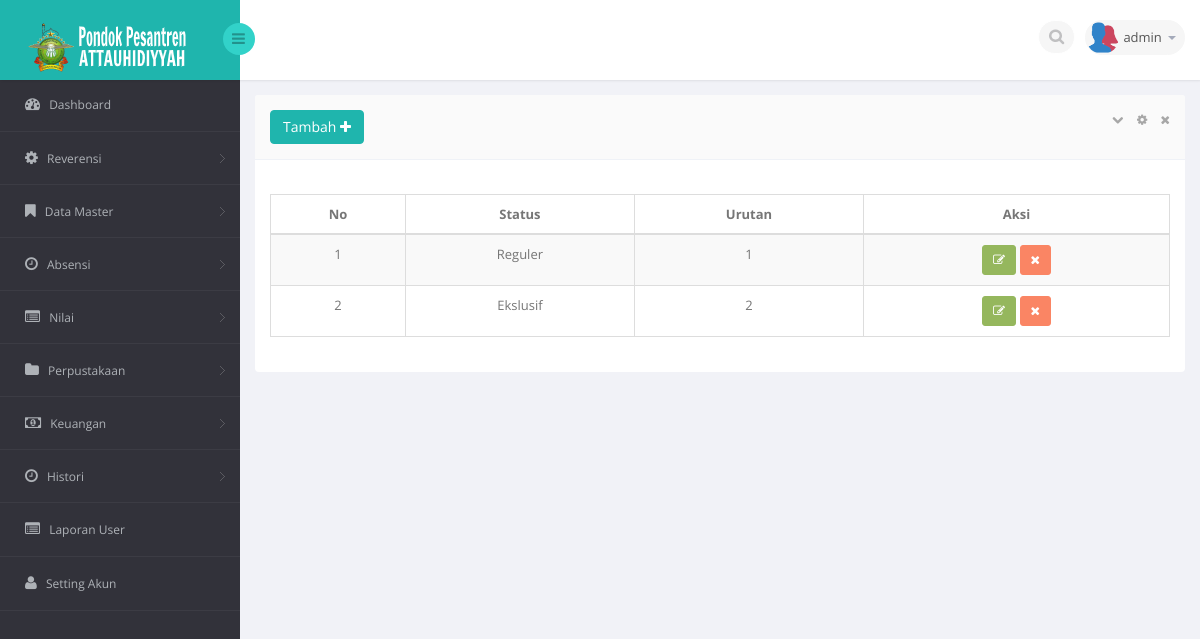
Page /med.php?mod=statusiswa (signed in) on the committed database.
### tables this page shows
CREATE TABLE IF NOT EXISTS `user` (
`id` int(11) NOT NULL,
  `id_user` varchar(50) NOT NULL,
  `id_sekolah` int(11) NOT NULL,
  `nama` varchar(45) NOT NULL,
  `username` varchar(20) NOT NULL,
  `password` varchar(50) NOT NULL,
  `level` varchar(20) NOT NULL,
  `last_login` datetime NOT NULL,
  `akses_master` text NOT NULL
);

CREATE TABLE IF NOT EXISTS `statussiswa` (
`id` int(10) unsigned NOT NULL,
  `status` varchar(100) NOT NULL,
  `urutan` tinyint(2) unsigned NOT NULL DEFAULT '0'
);

### session.php (called while the page is built, shortened)
<?php
	include"lib/conn.php";
	$level_check = $_SESSION['level'];
	$user_check = $_SESSION['login_user'];
	if ($level_check=='siswa') {
			$ses_sql=mysqli_query($conn,"select panggilan from siswa where nis = '$user_check'");
		$row = mysqli_fetch_assoc($ses_sql);
		$login_session = $row['panggilan'];
		if(!isset($login_session)){
			mysqli_close($conn);
			header('location: login.php');
		}
	}else{
		$ses_sql=mysqli_query($conn,"select *from user where username = '$user_check'");
		$row = mysqli_fetch_assoc($ses_sql);
		$login_session = $row['username'];
	}
?>

### mod/data_pelengkap/statusiswa.php (the view, shortened to what this page needs)
<?php
	if(isset($_SESSION['statusiswa']) AND $_SESSION['statusiswa'] <> 'TRUE')
	{
		?>
		  <div class="alert alert-danger alert-dismissible" id="succsess-alert">
	        <button type="button" class="close" data-dismiss="alert" aria-hidden="true">&times;</button>
	        <h4><i class="icon fa fa-ban"></i> Alert!</h4>
	        Dilarang mengakses file ini.
	      </div>
		<?php
	}
	else{
	$linkaksi = 'med.php?mod=statusiswa';
	if(isset($_GET['act']))
	{
		$act = $_GET['act'];
		$linkaksi .= '&act='.$act;
	}
	else
	{
		$act = '';
	}
	$aksi = 'mod/data_pelengkap/act_statusiswa.php';
	?>
	<?php
	switch ($act) {
			?>
			<?php
		default :
			?>
		        <div class="row">
		            <div class="clearfix">
		            <div class="col-sm-12">
		                <section class="panel">
		                    <header class="panel-heading">
		                        <?php if($_SESSION['level']=='admin'){?>
		                        	<a href="med.php?mod=statusiswa&act=form">
									<button class="btn btn-primary">
										Tambah <i class="fa fa-plus"></i>
									</button>
									</a>
								<?php }?>
		                        <span class="tools pull-right">
		                            <a href="javascript:;" class="fa fa-chevron-down"></a>
		                            <a href="javascript:;" class="fa fa-cog"></a>
		                            <a href="javascript:;" class="fa fa-times"></a>
		                         </span>
		                    </header>
		                    <div class="panel-body">
		                        <div class="adv-table editable-table table-responsive">
		                            <div class="clearfix">
		                            </div>
		                            <table class="table table-striped table-hover table-bordered" id="example">
		                                <thead>
		                                <tr>
											<th class="text-center">No</th>
		                                    <th class="text-center">Status</th>
											<th class="text-center">Urutan</th>
											<?php if($_SESSION['level']=='admin' ){?>
		                                    <th class="text-center">Aksi</th>
											<?php }?>
										</tr>
		                                </thead>
		                                <tbody>
		                                <?php
											$query = "SELECT * FROM statussiswa order by urutan asc";
											$sql_kul = mysqli_query($conn,$query);
											$i=1;
											while ($m = mysqli_fetch_assoc($sql_kul)) {
										?>
		                                <tr class="">
		                                    <td align="center"><?php echo $i ?></td>
		                                    <td align="center"><?php echo $m['status']?></td>
		                                    <td align="center"><?php echo $m['urutan']?></td>
											<td align="center">
		                                    <?php if($_SESSION['level']=='admin' ){?>
		                                        <a href="med.php?mod=statusiswa&act=form&id=<?php echo $m['id'] ?>" ><button class="btn btn-success btn-sm"><i class="fa fa-edit"></i></button> </a>
												<a href="<?php echo $aksi ?>?mod=statusiswa&act=hapus&id=<?php echo $m['id'] ?>" onclick="return myFunction();"><button class="btn btn-danger btn-sm"><i class="fa fa-times"></i></button> </a>
											</td>
											 <?php }?>
		                                </tr>
		                                <?php
		 									 $i++;
		 								 }
		 								?>
		                                </tbody>
		                            </table>
		                        </div>
		                    </div>
		                </section>
		            </div>
		        </div>
			<?php
		break;
	}
	}
?>

### med.php (shortened to what this page needs)
<?php
    include"session.php";
?>
<!DOCTYPE html>
<html lang="en">
<head>
    <link href="bs3/css/bootstrap.min.css" rel="stylesheet">
    <link href="css/bootstrap-reset.css" rel="stylesheet">
    <link href="font-awesome/css/font-awesome.css" rel="stylesheet" />
    <link rel="stylesheet" href="css/bootstrap-switch.css" />
    <link rel="stylesheet" type="text/css" href="js/bootstrap-fileupload/bootstrap-fileupload.css" />
    <link rel="stylesheet" type="text/css" href="js/bootstrap-wysihtml5/bootstrap-wysihtml5.css" />
    <link rel="stylesheet" type="text/css" href="js/bootstrap-datepicker/css/datepicker.css" />
    <link rel="stylesheet" type="text/css" href="js/bootstrap-colorpicker/css/colorpicker.css" />
    <link rel="stylesheet" type="text/css" href="js/bootstrap-daterangepicker/daterangepicker-bs3.css" />
    <link rel="stylesheet" type="text/css" href="js/bootstrap-datetimepicker/css/datetimepicker.css" />
    <link rel="stylesheet" type="text/css" href="js/jquery-multi-select/css/multi-select.css" />
    <link rel="stylesheet" type="text/css" href="js/jquery-tags-input/jquery.tagsinput.css" />
    <link rel="stylesheet" type="text/css" href="js/select2/select2.css" />
    <link href="js/jvector-map/jquery-jvectormap-1.2.2.css" rel="stylesheet">
    <link href="css/clndr.css" rel="stylesheet">
    <link href="js/css3clock/css/style.css" rel="stylesheet">
    <link rel="stylesheet" href="js/morris-chart/morris.css">
    <link href="js/advanced-datatable/css/demo_page.css" rel="stylesheet" />
    <link href="js/advanced-datatable/css/demo_table.css" rel="stylesheet" />
    <link rel="stylesheet" href="css/datatables/fixedHeader.bootstrap.min.css">
    <link rel="stylesheet" href="css/datatables/responsive.bootstrap.min.css">
    <link rel="stylesheet" href="css/datatables/buttons.dataTables.min.css">
    <link rel="stylesheet" href="css/jquery.steps.css?1">
    <link href="css/style.css" rel="stylesheet">
    <link href="css/style-responsive.css" rel="stylesheet" />
</head>
<body>
<section id="container" >
<header class="header fixed-top clearfix">
<div class="brand">
    <a href="med.php?mod=home" class="logo">
        <img class="img-responsive" src="images/logo.png" alt="">
    </a>
    <div class="sidebar-toggle-box">
        <div class="fa fa-bars"></div>
    </div>
</div>
<div class="top-nav clearfix">
    <ul class="nav pull-right top-menu">
        <li>
            <input type="text" class="form-control search" placeholder=" Search">
        </li>
        <li class="dropdown">
            <a data-toggle="dropdown" class="dropdown-toggle" href="#">
                <img alt="" src="images/users.png">
                <span class="username"><?php echo $login_session ?></span>
                <b class="caret"></b>
            </a>
        </li>
    </ul>
</div>
</header>
<aside class="position-fixed">
    <div id="sidebar" class="nav-collapse">
                    <div class="leftside-navigation">
            <ul class="sidebar-menu" id="nav-accordion">
                <li>
                    <a href="index.php">
                        <i class="fa fa-dashboard"></i>
                        <span>Dashboard</span>
                    </a>
                </li>
                <?php
                if ($_SESSION['level']=='perpustakaan') {
                ?>
                <li class="sub-menu">
                    <a href="javascript:;">
                        <i class="fa fa-folder"></i>
                        <span>Perpustakaan</span>
                    </a>
                    <ul class="sub">
                        <li><a href="med.php?mod=kategori_buku">Kategori Buku</a></li>
                        <li><a href="med.php?mod=sumber_buku">Sumber Buku</a></li>
                        <li><a href="med.php?mod=rak_buku">Rak Buku</a></li>
                        <li><a href="med.php?mod=buku">Buku</a></li>
                        <li><a href="med.php?mod=peminjaman">Data Peminjaman</a></li>
                        <li><a href="med.php?mod=pengembalian">Data Pengembalian</a></li>
                        <li><a href="med.php?mod=kas">Kas</a></li>
                    </ul>
                </li>
                <?php
                }elseif($_SESSION['level']=='admin' OR $_SESSION['level']=='superadmin'){
                ?>
                <li class="sub-menu">
                    <a href="javascript:;">
                        <i class="fa fa-cog"></i>
                        <span>Reverensi</span>
                    </a>
                </li>
                <li class="sub-menu">
                    <a href="javascript:;">
                        <i class="fa fa-bookmark"></i>
                        <span>Data Master</span>
                    </a>
                </li>
                <li class="sub-menu">
                    <a href="javascript:;">
                        <i class="fa fa-clock-o"></i>
                        <span>Absensi</span>
                    </a>
                </li>
                <li class="sub-menu">
                    <a href="javascript:;">
                        <i class="fa fa-list-alt"></i>
                        <span>Nilai</span>
                    </a>
                </li>
                <li class="sub-menu">
                    <a href="javascript:;">
                        <i class="fa fa-folder"></i>
                        <span>Perpustakaan</span>
                    </a>
                </li>
                <li class="sub-menu">
                    <a href="javascript:;">
                        <i class="fa fa-money"></i>
                        <span>Keuangan</span>
                    </a>
                </li>
                <li class="sub-menu">
                    <a href="javascript:;">
                        <i class="fa fa-clock-o"></i>
                        <span>Histori</span>
                    </a>
                </li>
                <li>
                    <a href="med.php?mod=laporan_user">
                        <i class="fa fa-list-alt"></i>
                        <span>Laporan User</span>
                    </a>
                </li>
                <li>
                    <a href="med.php?mod=userakun&act=admin">
                    <i class="fa fa-user"></i>
                        <span>Setting Akun</span>
                    </a>
                </li>
                <?php
                }
                ?>
            </ul>
        </div>
    </div>
</aside>
<section id="main-content">
    <section class="wrapper">
         <?php include"content.php"; ?>
    </section>
</section>
</section>
</body>
</html>

### rows in the picture
user: username "admin"
statussiswa: status "Reguler", urutan "1"
statussiswa: status "Ekslusif", urutan "2"
